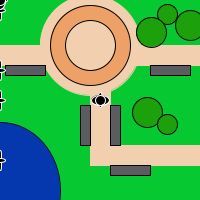
Frame 1 (no input)
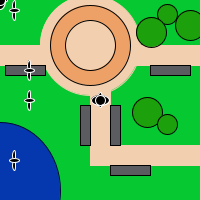
Frame 60 (the mouse pressed at the canvas centre just before this capture)
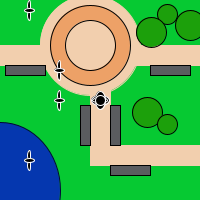
Frame 120 (the mouse held since frame 60 and released just before this capture)

The Processing sketch that drew these frames (run headless with seeded random() and noise(); from frame 60 on, the mouse is pressed at the canvas centre):

// Processing sketch: processing_97454
// ── processing_97454.pde

int yp=0;

void setup (){

size(200,200);
background(255);


}

void draw (){
fill (6,201,50);
stroke(6,201,50);
rect (0,0,200,200);
 
fill(242,207,174);
stroke(242,207,174);
rect(0,45,200,20);
rect(90,45,20,100);
rect(90,145,150,20);
ellipse(90,45,100,100);
 
stroke(2,5,54);
fill(5,55,175);
ellipse(0,190,120,135);
 
fill(90,92,95);
stroke(0);
rect(110,105,10,40);
rect(5,65,40,10);
rect(80,105,10,40);
rect(110,165,40,10);
rect(150,65,40,10);
 
fill(237,161,103);
ellipse(90,45,80,80);
fill(242,207,174);
ellipse(90,45,50,50);
 
fill(28,160,11);
ellipse(190,25,30,30);
ellipse(167,14,20,20);
ellipse(151,32,30,30);
ellipse(147,112,30,30);
ellipse(167,124,20,20);

// passarinhos 

stroke(255);
fill(0);
ellipse (yp/4, 165, 3,10);
ellipse(yp/4, 155, 3,10);
ellipse(yp/4, 160, 10,4);

ellipse (yp/4, 5, 3,10);
ellipse(yp/4, 15, 3,10);
ellipse(yp/4, 10, 10,4);

ellipse (yp/2, 105, 3,10);
ellipse(yp/2, 95, 3,10);
ellipse(yp/2, 100, 10,4);

ellipse (yp/2, 75, 3,10);
ellipse(yp/2, 65, 3,10);
ellipse(yp/2, 70, 10,4);


if(yp<1000)
   yp++;
else
   yp=0;

fill(0);

// visitante
ellipse (100,100, 18,10);
ellipse (100,100,5,15);
ellipse ( 100,100, 10,10);

// você na praça
ellipse (mouseX,mouseY, 15,5);
ellipse (mouseX,mouseY, 10,18);
ellipse ( mouseX,mouseY, 10,10);

    
}
